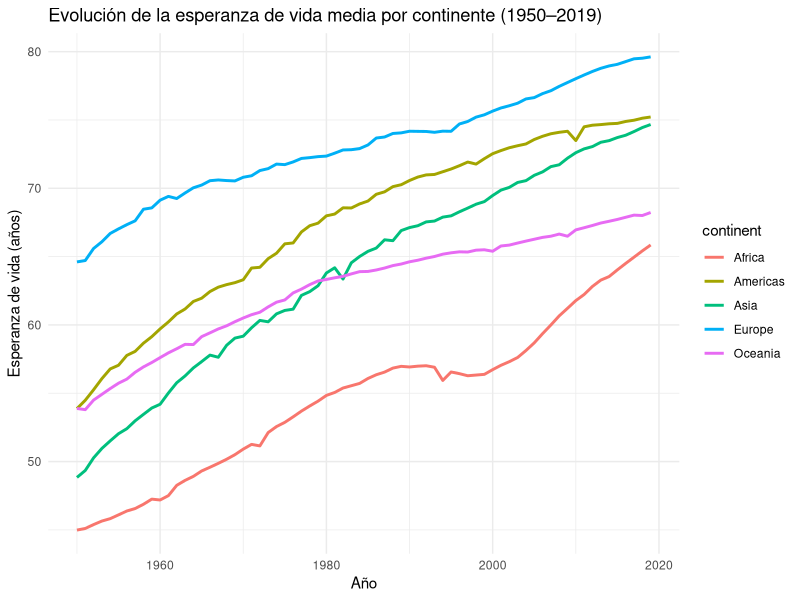
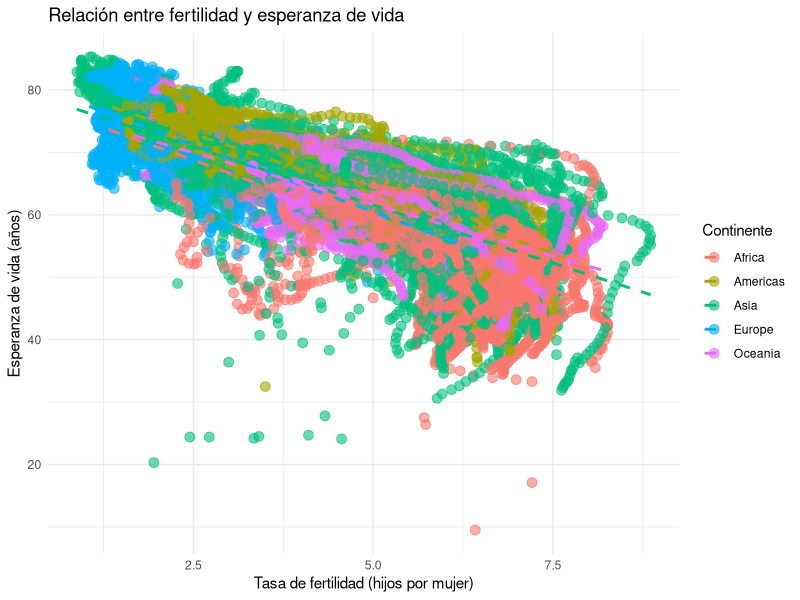

Write the R code that produced these figures, in order.
## ---- chunk 1
knitr::opts_chunk$set(echo = TRUE, warning = FALSE, message = FALSE, fig.width = 8, fig.height = 8)

# Librerías principales
library(readr)     # Importación de datos
library(dplyr)     # Manipulación de datos
library(ggplot2)   # Visualización
library(here)      # Manejo de rutas reproducibles
library(kableExtra)  # Tablas bonitas en RMarkdown


# Opciones globales de knitr
knitr::opts_chunk$set(
  echo = TRUE,      # Muestra código en el informe
  warning = FALSE,  # Oculta warnings
  message = FALSE   # Oculta mensajes de carga
)

## ---- chunk 2

datos <- read_csv(here("Datos/base_depurada/LifeExpact_Fertility_dep.csv"))

## ---- chunk 3

datos <- read_csv("../../Datos/base_depurada/LifeExpact_Fertility_dep.csv")

tabla_resumen <- datos %>%
  filter(year >= 1950) %>%
  group_by(continent) %>%
  summarise(
    EsperanzaVidaMedia = round(mean(life_expectancy, na.rm = TRUE), 1),
    FertilidadMedia = round(mean(fertility_rate, na.rm = TRUE), 1)
  )

tabla_resumen %>%
  kbl(caption = "Promedios de esperanza de vida y fertilidad por continente (1950–2019)") %>%
  kable_styling(full_width = FALSE, position = "center")

fig.align = "center"

## ---- chunk 4

ggplot(datos %>% filter(year >= 1950),
       aes(x = year, y = life_expectancy, color = continent)) +
  geom_line(stat = "summary", fun = "mean", size = 1) +
  labs(
    title = "Evolución de la esperanza de vida media por continente (1950–2019)",
    x = "Año",
    y = "Esperanza de vida (años)"
  ) +
  theme_minimal()

fig.align = "center"

## ---- chunk 5

ggplot(datos %>% filter(year >= 1950),
       aes(x = fertility_rate, y = life_expectancy, color = continent)) +
  geom_point(alpha = 0.6, size = 3) +
  geom_smooth(method = "lm", se = FALSE, linetype = "dashed") +
  labs(
    title = "Relación entre fertilidad y esperanza de vida",
    x = "Tasa de fertilidad (hijos por mujer)",
    y = "Esperanza de vida (años)",
    color = "Continente"
  ) +
  theme_minimal()

fig.align = "center"
